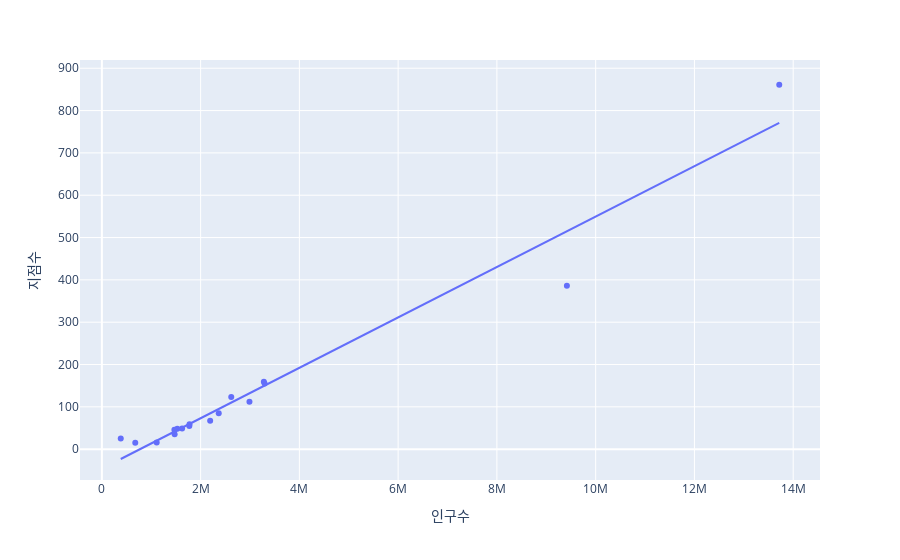

Write notebook code for a chart like this one.
### Code cell
fig = px.scatter(df2021_sort, x = '인구수', y = '지점수', trendline="ols")

fig.show()

### Figure 1 — Plotly figure (JSON) as saved in the notebook; plotly's stock layout.template omitted (floating-point values rounded to 4 significant figures)
{"data": [{"hovertemplate": "인구수=%{x}<br>지점수=%{y}<extra></extra>", "legendgroup": "", "marker": {"color": "#636efa", "symbol": "circle"}, "mode": "markers", "name": "", "orientation": "v", "showlegend": false, "type": "scatter", "x": [1528037, 13717827, 3280829, 2620373, 1468972, 2366852, 1473662, 3295760, 9417469, 382589, 1110516, 2989125, 1771431, 1774248, 676375, 2193214, 1624993], "xaxis": "x", "y": [48, 861, 159, 123, 46, 85, 35, 155, 386, 25, 16, 112, 55, 59, 15, 67, 49], "yaxis": "y"}, {"hovertemplate": "<b>OLS trendline</b><br>지점수 = 5.95509e-05 * 인구수 + -46.0188<br>R<sup>2</sup>=0.958116<br><br>인구수=%{x}<br>지점수=%{y} <b>(trend)</b><extra></extra>", "legendgroup": "", "marker": {"color": "#636efa", "symbol": "circle"}, "mode": "lines", "name": "", "showlegend": false, "type": "scatter", "x": [382589, 676375, 1110516, 1468972, 1473662, 1528037, 1624993, 1771431, 1774248, 2193214, 2366852, 2620373, 2989125, 3280829, 3295760, 9417469, 13717827], "xaxis": "x", "y": [-23.24, -5.74, 20.11, 41.46, 41.74, 44.98, 50.75, 59.47, 59.64, 84.59, 94.93, 110.0, 132.0, 149.4, 150.2, 514.8, 770.9], "yaxis": "y"}], "layout": {"legend": {"tracegroupgap": 0}, "margin": {"t": 60}, "xaxis": {"anchor": "y", "domain": [0, 1], "title": {"text": "인구수"}}, "yaxis": {"anchor": "x", "domain": [0, 1], "title": {"text": "지점수"}}}}
